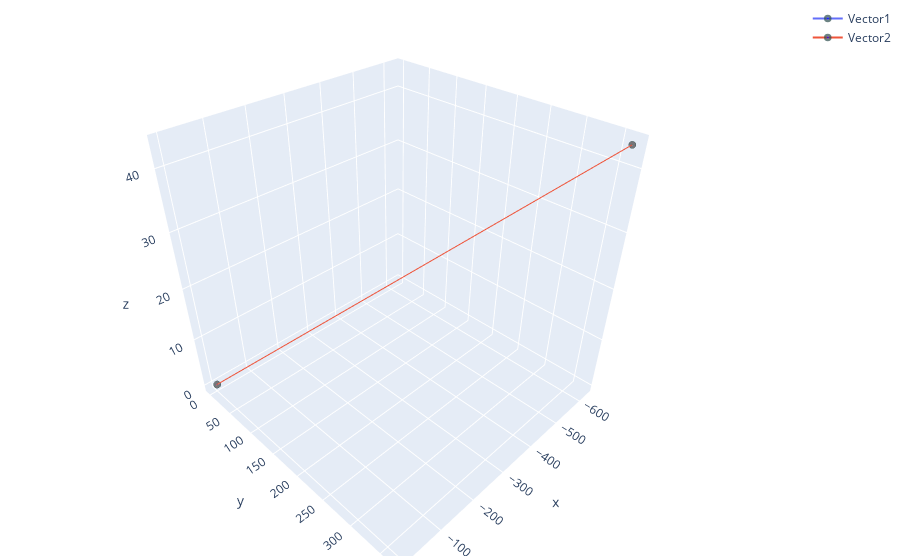

Here is the notebook cell this chart was saved with:
### Code cell
vector_plot([vec2, vec1_rot])

### Figure 1 — Plotly figure (JSON) as saved in the notebook; plotly's stock layout.template omitted (floating-point values rounded to 4 significant figures)
{"data": [{"marker": {"color": ["blue"], "line": {"color": "DarkSlateGrey", "width": 5}, "size": [0, 5]}, "name": "Vector1", "type": "scatter3d", "x": [0, -2.041], "y": [0, 1.19], "z": [0, 0.141]}, {"marker": {"color": ["blue"], "line": {"color": "DarkSlateGrey", "width": 5}, "size": [0, 5]}, "name": "Vector2", "type": "scatter3d", "x": [0, -628.7], "y": [0, 366.4], "z": [0, 43.42]}], "layout": {"margin": {"b": 4, "l": 4, "r": 4, "t": 4}}}
